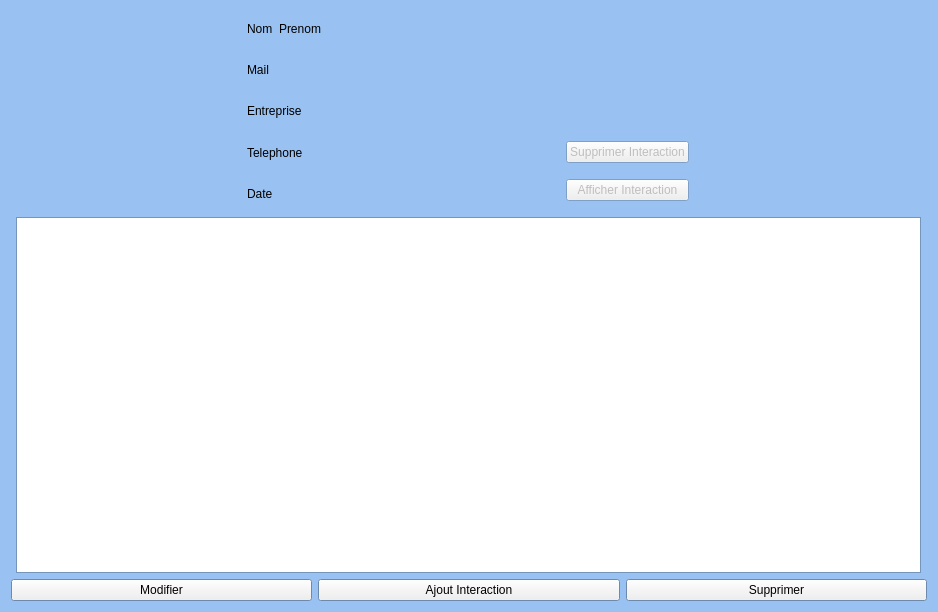
<?xml version="1.0" encoding="UTF-8"?>
<ui version="4.0">
 <class>AfficheContact</class>
 <widget class="QWidget" name="AfficheContact">
  <property name="geometry">
   <rect>
    <x>0</x>
    <y>0</y>
    <width>938</width>
    <height>612</height>
   </rect>
  </property>
  <property name="palette">
   <palette>
    <active>
     <colorrole role="Base">
      <brush brushstyle="SolidPattern">
       <color alpha="255">
        <red>255</red>
        <green>255</green>
        <blue>255</blue>
       </color>
      </brush>
     </colorrole>
     <colorrole role="Window">
      <brush brushstyle="SolidPattern">
       <color alpha="255">
        <red>153</red>
        <green>193</green>
        <blue>241</blue>
       </color>
      </brush>
     </colorrole>
    </active>
    <inactive>
     <colorrole role="Base">
      <brush brushstyle="SolidPattern">
       <color alpha="255">
        <red>255</red>
        <green>255</green>
        <blue>255</blue>
       </color>
      </brush>
     </colorrole>
     <colorrole role="Window">
      <brush brushstyle="SolidPattern">
       <color alpha="255">
        <red>153</red>
        <green>193</green>
        <blue>241</blue>
       </color>
      </brush>
     </colorrole>
    </inactive>
    <disabled>
     <colorrole role="Base">
      <brush brushstyle="SolidPattern">
       <color alpha="255">
        <red>153</red>
        <green>193</green>
        <blue>241</blue>
       </color>
      </brush>
     </colorrole>
     <colorrole role="Window">
      <brush brushstyle="SolidPattern">
       <color alpha="255">
        <red>153</red>
        <green>193</green>
        <blue>241</blue>
       </color>
      </brush>
     </colorrole>
    </disabled>
   </palette>
  </property>
  <property name="windowTitle">
   <string>Form</string>
  </property>
  <property name="autoFillBackground">
   <bool>true</bool>
  </property>
  <layout class="QHBoxLayout" name="horizontalLayout_7">
   <item>
    <layout class="QVBoxLayout" name="verticalLayout_5">
     <item>
      <layout class="QHBoxLayout" name="horizontalLayout_4">
       <item>
        <widget class="QLabel" name="LabelPhotoAff">
         <property name="minimumSize">
          <size>
           <width>200</width>
           <height>200</height>
          </size>
         </property>
         <property name="maximumSize">
          <size>
           <width>200</width>
           <height>200</height>
          </size>
         </property>
         <property name="text">
          <string/>
         </property>
        </widget>
       </item>
       <item>
        <layout class="QVBoxLayout" name="verticalLayout_7">
         <property name="leftMargin">
          <number>30</number>
         </property>
         <item>
          <layout class="QHBoxLayout" name="horizontalLayout_5">
           <item>
            <widget class="QLabel" name="LabelNom">
             <property name="text">
              <string>Nom</string>
             </property>
            </widget>
           </item>
           <item>
            <widget class="QLabel" name="LabelPrenom">
             <property name="text">
              <string>Prenom</string>
             </property>
            </widget>
           </item>
          </layout>
         </item>
         <item>
          <widget class="QLabel" name="LabelMail">
           <property name="text">
            <string>Mail</string>
           </property>
          </widget>
         </item>
         <item>
          <widget class="QLabel" name="LabelEntreprise">
           <property name="text">
            <string>Entreprise</string>
           </property>
          </widget>
         </item>
         <item>
          <widget class="QLabel" name="LabelTelephone">
           <property name="text">
            <string>Telephone</string>
           </property>
          </widget>
         </item>
         <item>
          <widget class="QLabel" name="LabelDate">
           <property name="text">
            <string>Date</string>
           </property>
          </widget>
         </item>
        </layout>
       </item>
       <item>
        <spacer name="horizontalSpacer_2">
         <property name="orientation">
          <enum>Qt::Horizontal</enum>
         </property>
         <property name="sizeHint" stdset="0">
          <size>
           <width>40</width>
           <height>20</height>
          </size>
         </property>
        </spacer>
       </item>
       <item>
        <layout class="QVBoxLayout" name="verticalLayout">
         <item>
          <spacer name="verticalSpacer">
           <property name="orientation">
            <enum>Qt::Vertical</enum>
           </property>
           <property name="sizeType">
            <enum>QSizePolicy::Maximum</enum>
           </property>
           <property name="sizeHint" stdset="0">
            <size>
             <width>20</width>
             <height>120</height>
            </size>
           </property>
          </spacer>
         </item>
         <item>
          <layout class="QHBoxLayout" name="horizontalLayout_3">
           <item>
            <widget class="QPushButton" name="BSupprInteraction">
             <property name="enabled">
              <bool>false</bool>
             </property>
             <property name="text">
              <string>Supprimer Interaction</string>
             </property>
            </widget>
           </item>
          </layout>
         </item>
         <item>
          <widget class="QPushButton" name="BAfficheInteraction">
           <property name="enabled">
            <bool>false</bool>
           </property>
           <property name="text">
            <string>Afficher Interaction</string>
           </property>
          </widget>
         </item>
        </layout>
       </item>
       <item>
        <spacer name="horizontalSpacer">
         <property name="orientation">
          <enum>Qt::Horizontal</enum>
         </property>
         <property name="sizeHint" stdset="0">
          <size>
           <width>40</width>
           <height>20</height>
          </size>
         </property>
        </spacer>
       </item>
      </layout>
     </item>
     <item>
      <layout class="QHBoxLayout" name="LayoutTable">
       <property name="spacing">
        <number>10</number>
       </property>
       <property name="leftMargin">
        <number>5</number>
       </property>
       <property name="rightMargin">
        <number>6</number>
       </property>
       <item>
        <widget class="QTableWidget" name="TableInteractionContact">
         <property name="minimumSize">
          <size>
           <width>0</width>
           <height>0</height>
          </size>
         </property>
        </widget>
       </item>
      </layout>
     </item>
     <item>
      <layout class="QHBoxLayout" name="horizontalLayout">
       <item>
        <widget class="QPushButton" name="BModifierContact">
         <property name="text">
          <string>Modifier</string>
         </property>
        </widget>
       </item>
       <item>
        <widget class="QPushButton" name="BAjoutInteraction">
         <property name="text">
          <string>Ajout Interaction</string>
         </property>
        </widget>
       </item>
       <item>
        <widget class="QPushButton" name="BSupprContact">
         <property name="text">
          <string>Supprimer</string>
         </property>
        </widget>
       </item>
      </layout>
     </item>
    </layout>
   </item>
  </layout>
 </widget>
 <resources/>
 <connections/>
</ui>
